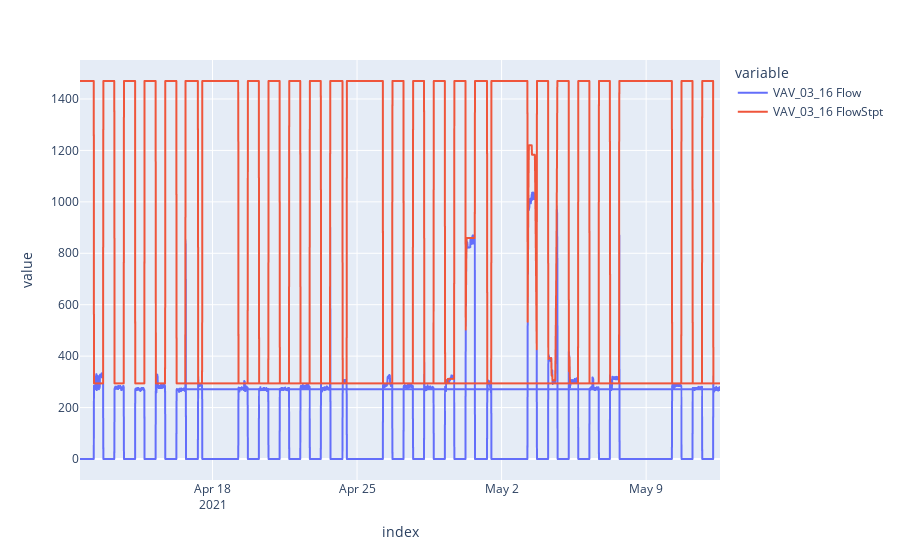

The notebook cell this image was saved under:
### Code cell
df = full_df.copy()
# df.loc[:, 'Total_flow'] = full_df[flow_columns].sum(axis=1)
# df.loc[:, 'Total_flow_stpt'] = full_df[fstp_columns].sum(axis=1)
df[['VAV_03_16 Flow', 'VAV_03_16 FlowStpt']].plot()

#  'VAV_03_16 DamperPos',
#  'VAV_03_16 Flow',
#  'VAV_03_16 FlowStpt',
#  'VAV_03_16 SpaceTemp',

### Figure 1 — Plotly figure (JSON) as saved in the notebook; plotly's stock layout.template omitted (floating-point values rounded to 4 significant figures; data arrays with more than 128 entries replaced by an {"elided": "..."} marker saying what was removed)
{"data": [{"hovertemplate": "variable=VAV_03_16 Flow<br>index=%{x}<br>value=%{y}<extra></extra>", "legendgroup": "VAV_03_16 Flow", "line": {"color": "#636efa", "dash": "solid"}, "mode": "lines", "name": "VAV_03_16 Flow", "showlegend": true, "type": "scattergl", "x": {"elided": "4464 str values"}, "xaxis": "x", "y": {"elided": "4464 float values"}, "yaxis": "y"}, {"hovertemplate": "variable=VAV_03_16 FlowStpt<br>index=%{x}<br>value=%{y}<extra></extra>", "legendgroup": "VAV_03_16 FlowStpt", "line": {"color": "#EF553B", "dash": "solid"}, "mode": "lines", "name": "VAV_03_16 FlowStpt", "showlegend": true, "type": "scattergl", "x": {"elided": "4464 str values"}, "xaxis": "x", "y": {"elided": "4464 float values"}, "yaxis": "y"}], "layout": {"legend": {"title": {"text": "variable"}, "tracegroupgap": 0}, "margin": {"t": 60}, "xaxis": {"anchor": "y", "domain": [0, 1], "title": {"text": "index"}}, "yaxis": {"anchor": "x", "domain": [0, 1], "title": {"text": "value"}}}}
